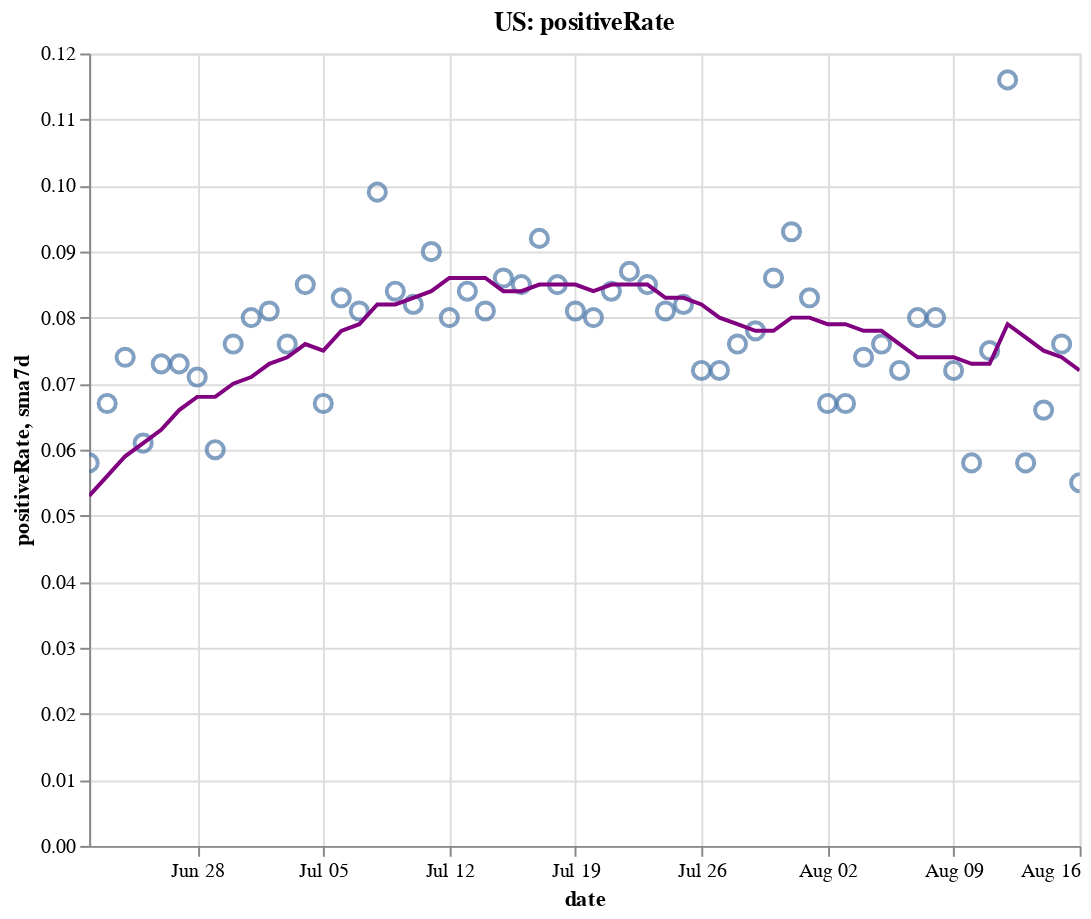

The code cell stored with this chart in its notebook:
### Code cell
create_plot(us, 'positiveRate')

### Figure 1 — Vega-Lite specification as saved in the notebook (floating-point values rounded to 4 significant figures)
{"config": {"view": {"continuousWidth": 400, "continuousHeight": 300}}, "layer": [{"layer": [{"mark": {"type": "point", "size": 75}, "encoding": {"tooltip": [{"type": "temporal", "field": "date"}, {"type": "quantitative", "field": "positiveRate"}, {"type": "quantitative", "field": "sma7d"}], "x": {"type": "temporal", "field": "date"}, "y": {"type": "quantitative", "field": "positiveRate"}}, "selection": {"selector004": {"type": "interval", "bind": "scales", "encodings": ["x", "y"]}}}, {"mark": {"type": "line", "color": "purple"}, "encoding": {"x": {"type": "temporal", "field": "date"}, "y": {"type": "quantitative", "field": "sma7d"}}}]}, {"mark": {"type": "rule", "color": "#aaa"}, "encoding": {"x": {"type": "temporal", "field": "date"}}, "transform": [{"filter": {"selection": "selector003"}}]}, {"mark": "circle", "encoding": {"opacity": {"condition": {"value": 1, "selection": "selector003"}, "value": 0}, "tooltip": [{"type": "temporal", "field": "date"}, {"type": "quantitative", "field": "positiveRate"}, {"type": "quantitative", "field": "sma7d"}], "x": {"type": "temporal", "field": "date"}, "y": {"type": "quantitative", "field": "positiveRate"}}, "selection": {"selector003": {"type": "single", "encodings": ["x"], "on": "mouseover", "nearest": true, "empty": "none"}}}, {"mark": {"type": "text", "align": "left", "dx": 5, "dy": -5, "stroke": "white", "strokeWidth": 2}, "encoding": {"text": {"type": "quantitative", "field": "positiveRate"}, "tooltip": [{"type": "temporal", "field": "date"}, {"type": "quantitative", "field": "positiveRate"}, {"type": "quantitative", "field": "sma7d"}], "x": {"type": "temporal", "field": "date"}, "y": {"type": "quantitative", "field": "positiveRate"}}, "transform": [{"filter": {"selection": "selector003"}}]}, {"mark": {"type": "text", "align": "left", "dx": 5, "dy": -5}, "encoding": {"text": {"type": "quantitative", "field": "positiveRate"}, "tooltip": [{"type": "temporal", "field": "date"}, {"type": "quantitative", "field": "positiveRate"}, {"type": "quantitative", "field": "sma7d"}], "x": {"type": "temporal", "field": "date"}, "y": {"type": "quantitative", "field": "positiveRate"}}, "transform": [{"filter": {"selection": "selector003"}}]}], "data": {"name": "data-a128aeec26f464a3bfa50cbd9f0c560c"}, "height": 400, "title": "US: positiveRate", "width": 500, "$schema": "https://vega.github.io/schema/vega-lite/v4.8.1.json", "datasets": {"data-a128aeec26f464a3bfa50cbd9f0c560c": [{"date": "2020-06-22T00:00:00", "totalTestResultsIncrease": 467900.0, "positiveIncrease": 27020.0, "death": 115700.0, "deathIncrease": 286.0, "positiveRate": 0.058, "state": "US", "sma7d": 0.053}, {"date": "2020-06-23T00:00:00", "totalTestResultsIncrease": 492900.0, "positiveIncrease": 33020.0, "death": 116400.0, "deathIncrease": 710.0, "positiveRate": 0.067, "state": "US", "sma7d": 0.056}, {"date": "2020-06-24T00:00:00", "totalTestResultsIncrease": 520400.0, "positiveIncrease": 38680.0, "death": 117200.0, "deathIncrease": 724.0, "positiveRate": 0.074, "state": "US", "sma7d": 0.059}, {"date": "2020-06-25T00:00:00", "totalTestResultsIncrease": 638200.0, "positiveIncrease": 39070.0, "death": 117800.0, "deathIncrease": 647.0, "positiveRate": 0.061, "state": "US", "sma7d": 0.061}, {"date": "2020-06-26T00:00:00", "totalTestResultsIncrease": 608500.0, "positiveIncrease": 44420.0, "death": 118400.0, "deathIncrease": 637.0, "positiveRate": 0.073, "state": "US", "sma7d": 0.063}, {"date": "2020-06-27T00:00:00", "totalTestResultsIncrease": 601600.0, "positiveIncrease": 43780.0, "death": 118900.0, "deathIncrease": 511.0, "positiveRate": 0.073, "state": "US", "sma7d": 0.066}, {"date": "2020-06-28T00:00:00", "totalTestResultsIncrease": 586300.0, "positiveIncrease": 41860.0, "death": 119200.0, "deathIncrease": 271.0, "positiveRate": 0.071, "state": "US", "sma7d": 0.068}, {"date": "2020-06-29T00:00:00", "totalTestResultsIncrease": 648600.0, "positiveIncrease": 39180.0, "death": 119600.0, "deathIncrease": 332.0, "positiveRate": 0.06, "state": "US", "sma7d": 0.068}, {"date": "2020-06-30T00:00:00", "totalTestResultsIncrease": 625200.0, "positiveIncrease": 47460.0, "death": 120100.0, "deathIncrease": 596.0, "positiveRate": 0.076, "state": "US", "sma7d": 0.07}, {"date": "2020-07-01T00:00:00", "totalTestResultsIncrease": 635400.0, "positiveIncrease": 50670.0, "death": 120800.0, "deathIncrease": 701.0, "positiveRate": 0.08, "state": "US", "sma7d": 0.071}, {"date": "2020-07-02T00:00:00", "totalTestResultsIncrease": 663600.0, "positiveIncrease": 53830.0, "death": 121500.0, "deathIncrease": 695.0, "positiveRate": 0.081, "state": "US", "sma7d": 0.073}, {"date": "2020-07-03T00:00:00", "totalTestResultsIncrease": 712600.0, "positiveIncrease": 54220.0, "death": 122100.0, "deathIncrease": 598.0, "positiveRate": 0.076, "state": "US", "sma7d": 0.074}, {"date": "2020-07-04T00:00:00", "totalTestResultsIncrease": 644600.0, "positiveIncrease": 54730.0, "death": 122400.0, "deathIncrease": 306.0, "positiveRate": 0.085, "state": "US", "sma7d": 0.076}, {"date": "2020-07-05T00:00:00", "totalTestResultsIncrease": 683200.0, "positiveIncrease": 45790.0, "death": 122700.0, "deathIncrease": 209.0, "positiveRate": 0.067, "state": "US", "sma7d": 0.075}, {"date": "2020-07-06T00:00:00", "totalTestResultsIncrease": 503000.0, "positiveIncrease": 41600.0, "death": 122900.0, "deathIncrease": 243.0, "positiveRate": 0.083, "state": "US", "sma7d": 0.078}, {"date": "2020-07-07T00:00:00", "totalTestResultsIncrease": 636400.0, "positiveIncrease": 51770.0, "death": 123800.0, "deathIncrease": 923.0, "positiveRate": 0.081, "state": "US", "sma7d": 0.079}, {"date": "2020-07-08T00:00:00", "totalTestResultsIncrease": 630900.0, "positiveIncrease": 62150.0, "death": 124600.0, "deathIncrease": 807.0, "positiveRate": 0.099, "state": "US", "sma7d": 0.082}, {"date": "2020-07-09T00:00:00", "totalTestResultsIncrease": 704600.0, "positiveIncrease": 58840.0, "death": 125500.0, "deathIncrease": 867.0, "positiveRate": 0.084, "state": "US", "sma7d": 0.082}, {"date": "2020-07-10T00:00:00", "totalTestResultsIncrease": 813700.0, "positiveIncrease": 66640.0, "death": 126300.0, "deathIncrease": 854.0, "positiveRate": 0.082, "state": "US", "sma7d": 0.083}, {"date": "2020-07-11T00:00:00", "totalTestResultsIncrease": 701100.0, "positiveIncrease": 63010.0, "death": 127100.0, "deathIncrease": 757.0, "positiveRate": 0.09, "state": "US", "sma7d": 0.084}, {"date": "2020-07-12T00:00:00", "totalTestResultsIncrease": 761100.0, "positiveIncrease": 60980.0, "death": 127600.0, "deathIncrease": 476.0, "positiveRate": 0.08, "state": "US", "sma7d": 0.086}, {"date": "2020-07-13T00:00:00", "totalTestResultsIncrease": 695600.0, "positiveIncrease": 58460.0, "death": 127900.0, "deathIncrease": 327.0, "positiveRate": 0.084, "state": "US", "sma7d": 0.086}, {"date": "2020-07-14T00:00:00", "totalTestResultsIncrease": 772500.0, "positiveIncrease": 62880.0, "death": 128600.0, "deathIncrease": 736.0, "positiveRate": 0.081, "state": "US", "sma7d": 0.086}, {"date": "2020-07-15T00:00:00", "totalTestResultsIncrease": 764300.0, "positiveIncrease": 65380.0, "death": 129500.0, "deathIncrease": 858.0, "positiveRate": 0.086, "state": "US", "sma7d": 0.084}, {"date": "2020-07-16T00:00:00", "totalTestResultsIncrease": 830000.0, "positiveIncrease": 70950.0, "death": 130400.0, "deathIncrease": 947.0, "positiveRate": 0.085, "state": "US", "sma7d": 0.084}, {"date": "2020-07-17T00:00:00", "totalTestResultsIncrease": 840200.0, "positiveIncrease": 77230.0, "death": 131400.0, "deathIncrease": 951.0, "positiveRate": 0.092, "state": "US", "sma7d": 0.085}, {"date": "2020-07-18T00:00:00", "totalTestResultsIncrease": 764100.0, "positiveIncrease": 65180.0, "death": 132300.0, "deathIncrease": 872.0, "positiveRate": 0.085, "state": "US", "sma7d": 0.085}, {"date": "2020-07-19T00:00:00", "totalTestResultsIncrease": 802400.0, "positiveIncrease": 64880.0, "death": 132800.0, "deathIncrease": 526.0, "positiveRate": 0.081, "state": "US", "sma7d": 0.085}, {"date": "2020-07-20T00:00:00", "totalTestResultsIncrease": 714000.0, "positiveIncrease": 56970.0, "death": 133200.0, "deathIncrease": 363.0, "positiveRate": 0.08, "state": "US", "sma7d": 0.084}, {"date": "2020-07-21T00:00:00", "totalTestResultsIncrease": 753500.0, "positiveIncrease": 63640.0, "death": 134200.0, "deathIncrease": 1038.0, "positiveRate": 0.084, "state": "US", "sma7d": 0.085}, {"date": "2020-07-22T00:00:00", "totalTestResultsIncrease": 798300.0, "positiveIncrease": 69150.0, "death": 135400.0, "deathIncrease": 1171.0, "positiveRate": 0.087, "state": "US", "sma7d": 0.085}, {"date": "2020-07-23T00:00:00", "totalTestResultsIncrease": 844000.0, "positiveIncrease": 71350.0, "death": 136400.0, "deathIncrease": 1055.0, "positiveRate": 0.085, "state": "US", "sma7d": 0.085}, {"date": "2020-07-24T00:00:00", "totalTestResultsIncrease": 930600.0, "positiveIncrease": 75200.0, "death": 137600.0, "deathIncrease": 1176.0, "positiveRate": 0.081, "state": "US", "sma7d": 0.083}, {"date": "2020-07-25T00:00:00", "totalTestResultsIncrease": 788800.0, "positiveIncrease": 65080.0, "death": 138600.0, "deathIncrease": 1023.0, "positiveRate": 0.082, "state": "US", "sma7d": 0.083}, {"date": "2020-07-26T00:00:00", "totalTestResultsIncrease": 861400.0, "positiveIncrease": 61710.0, "death": 139200.0, "deathIncrease": 558.0, "positiveRate": 0.072, "state": "US", "sma7d": 0.082}, {"date": "2020-07-27T00:00:00", "totalTestResultsIncrease": 764700.0, "positiveIncrease": 55130.0, "death": 140200.0, "deathIncrease": 1059.0, "positiveRate": 0.072, "state": "US", "sma7d": 0.08}, {"date": "2020-07-28T00:00:00", "totalTestResultsIncrease": 736200.0, "positiveIncrease": 56230.0, "death": 141400.0, "deathIncrease": 1121.0, "positiveRate": 0.076, "state": "US", "sma7d": 0.079}, {"date": "2020-07-29T00:00:00", "totalTestResultsIncrease": 858900.0, "positiveIncrease": 66970.0, "death": 142900.0, "deathIncrease": 1492.0, "positiveRate": 0.078, "state": "US", "sma7d": 0.078}, {"date": "2020-07-30T00:00:00", "totalTestResultsIncrease": 810300.0, "positiveIncrease": 69470.0, "death": 144100.0, "deathIncrease": 1259.0, "positiveRate": 0.086, "state": "US", "sma7d": 0.078}, {"date": "2020-07-31T00:00:00", "totalTestResultsIncrease": 729900.0, "positiveIncrease": 67760.0, "death": 145400.0, "deathIncrease": 1311.0, "positiveRate": 0.093, "state": "US", "sma7d": 0.08}, {"date": "2020-08-01T00:00:00", "totalTestResultsIncrease": 731500.0, "positiveIncrease": 60690.0, "death": 146600.0, "deathIncrease": 1189.0, "positiveRate": 0.083, "state": "US", "sma7d": 0.08}, {"date": "2020-08-02T00:00:00", "totalTestResultsIncrease": 718600.0, "positiveIncrease": 48270.0, "death": 147100.0, "deathIncrease": 498.0, "positiveRate": 0.067, "state": "US", "sma7d": 0.079}, {"date": "2020-08-03T00:00:00", "totalTestResultsIncrease": 735700.0, "positiveIncrease": 49560.0, "death": 147600.0, "deathIncrease": 519.0, "positiveRate": 0.067, "state": "US", "sma7d": 0.079}, {"date": "2020-08-04T00:00:00", "totalTestResultsIncrease": 698200.0, "positiveIncrease": 51570.0, "death": 148900.0, "deathIncrease": 1255.0, "positiveRate": 0.074, "state": "US", "sma7d": 0.078}, {"date": "2020-08-05T00:00:00", "totalTestResultsIncrease": 683200.0, "positiveIncrease": 52260.0, "death": 150200.0, "deathIncrease": 1346.0, "positiveRate": 0.076, "state": "US", "sma7d": 0.078}, {"date": "2020-08-06T00:00:00", "totalTestResultsIncrease": 749400.0, "positiveIncrease": 54180.0, "death": 151500.0, "deathIncrease": 1251.0, "positiveRate": 0.072, "state": "US", "sma7d": 0.076}, {"date": "2020-08-07T00:00:00", "totalTestResultsIncrease": 768700.0, "positiveIncrease": 61520.0, "death": 152800.0, "deathIncrease": 1333.0, "positiveRate": 0.08, "state": "US", "sma7d": 0.074}, {"date": "2020-08-08T00:00:00", "totalTestResultsIncrease": 674000.0, "positiveIncrease": 54090.0, "death": 153900.0, "deathIncrease": 1089.0, "positiveRate": 0.08, "state": "US", "sma7d": 0.074}, {"date": "2020-08-09T00:00:00", "totalTestResultsIncrease": 717400.0, "positiveIncrease": 51320.0, "death": 154500.0, "deathIncrease": 616.0, "positiveRate": 0.072, "state": "US", "sma7d": 0.074}, {"date": "2020-08-10T00:00:00", "totalTestResultsIncrease": 721000.0, "positiveIncrease": 41810.0, "death": 154900.0, "deathIncrease": 426.0, "positiveRate": 0.058, "state": "US", "sma7d": 0.073}, {"date": "2020-08-11T00:00:00", "totalTestResultsIncrease": 742300.0, "positiveIncrease": 55590.0, "death": 156300.0, "deathIncrease": 1326.0, "positiveRate": 0.075, "state": "US", "sma7d": 0.073}, {"date": "2020-08-12T00:00:00", "totalTestResultsIncrease": 482100.0, "positiveIncrease": 56040.0, "death": 157800.0, "deathIncrease": 1503.0, "positiveRate": 0.116, "state": "US", "sma7d": 0.079}, {"date": "2020-08-13T00:00:00", "totalTestResultsIncrease": 883900.0, "positiveIncrease": 51700.0, "death": 158900.0, "deathIncrease": 1163.0, "positiveRate": 0.058, "state": "US", "sma7d": 0.077}, {"date": "2020-08-14T00:00:00", "totalTestResultsIncrease": 845300.0, "positiveIncrease": 55650.0, "death": 160200.0, "deathIncrease": 1216.0, "positiveRate": 0.066, "state": "US", "sma7d": 0.075}, {"date": "2020-08-15T00:00:00", "totalTestResultsIncrease": 744100.0, "positiveIncrease": 56500.0, "death": 161400.0, "deathIncrease": 1218.0, "positiveRate": 0.076, "state": "US", "sma7d": 0.074}, {"date": "2020-08-16T00:00:00", "totalTestResultsIncrease": 777700.0, "positiveIncrease": 42900.0, "death": 162000.0, "deathIncrease": 619.0, "positiveRate": 0.055, "state": "US", "sma7d": 0.072}]}}
